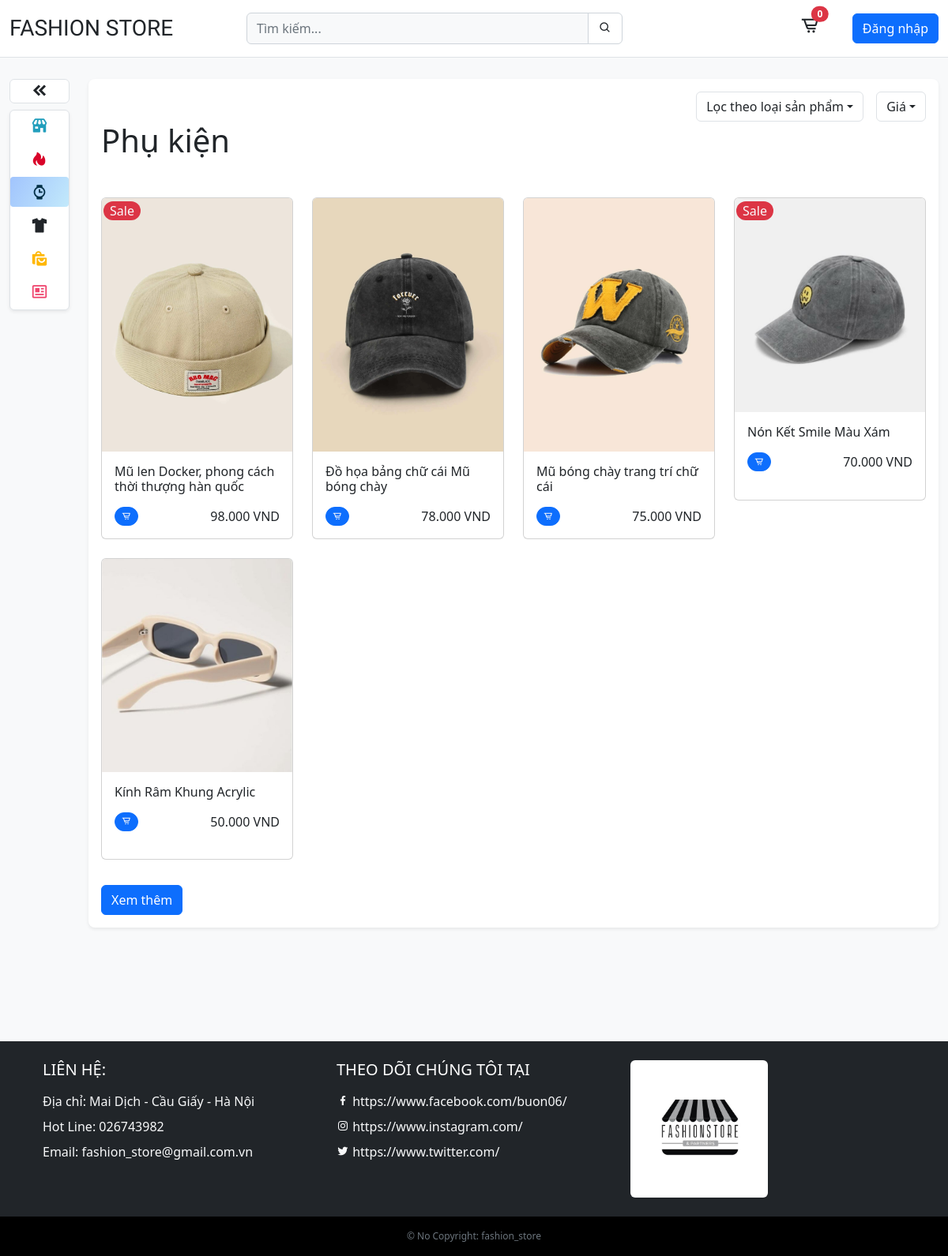
The app's page /?category=accessory with its own data.
### product/models.py (models this page shows, shortened)
class Category(models.Model):
    name = models.CharField(max_length=255)
    slug = models.SlugField()
    icon = models.CharField(max_length=255, default=False)
    class Meta:
        ordering = ('name',)

class Product(models.Model):
    category = models.ForeignKey(
        Category, related_name='products', on_delete=models.CASCADE)
    image = models.ImageField(upload_to='static/assets')
    name = models.CharField(max_length=255)
    slug = models.SlugField()
    price = models.IntegerField()
    old_price = models.IntegerField()
    sale = models.BooleanField(default=False)
    created_at = models.DateTimeField(auto_now_add=True)
    sold = models.IntegerField(default=False)
    classify = models.ForeignKey(
        Classify, related_name='classify', null=True, on_delete=models.CASCADE)
    desc = models.TextField(blank=True, null=True)
    class Meta:
        ordering = ('-created_at',)
    def get_display_price(self):
        return self.price / 1000

### core/views.py (the view)
# urls.py: path('', views.index),
def index(request):
    products = Product.objects.all()[0:8]
    categories = Category.objects.all()
    classifies = Classify.objects.all()
    if request.user.id:
        profile = ProfileUser.objects.get(user=request.user.id)
    else:
        profile = None
    active_category = request.GET.get('category', '')
    if active_category:
        products = Product.objects.filter(category__slug=active_category)
    query = request.GET.get('query', '')
    if query:
        products = Product.objects.filter(
            Q(name__icontains=query))
    type = request.GET.get('type', '')
    if type:
        products = Product.objects.filter(classify=type)
        return render(request, 'product/product_list.html', {'products': products})
    page = request.GET.get('page', '')
    if page:
        products = Product.objects.all()[0:8+int(page)]
        return render(request, 'product/product_list.html', {'products': products})
    context = {
        'products': products,
        'categories': categories,
        'classifies': classifies,
        'active_category': active_category,
        'profile': profile,
    }
    return render(request, 'core/home.html', context)

### cart/cart.py (called while the page is built)
    def __len__(self):
        return sum(item['quantity'] for item in self.cart.values())

### cart/context_processors.py (called while the page is built)
def cart(request):
    return {'cart': Cart(request)}

### core/templates/core/home.html (shortened to what this page needs)
{% extends 'core/base.html' %} {% block title %}Fation Store{% endblock %} {% load static %}
{% block content %}
<section class="content" id="top" style="margin-top: 100px;">
    <div class="row mt-4 position-relative">
        <div class="col col-md-1 col-lg-1 d-none d-sm-block position-fixed" style="top: 100px; z-index: 0">
            <button class="navbar-toggler text-center bg-white w-100 rounded-2 mb-2 border border-1" id="collapse-btn">
                <i class="bx bxs-chevrons-left h4 m-0"></i>
            </button>
            <ul class="nav flex-column bg-white h-100 rounded-2 shadow-sm border border-1" id="navbar" >
                <li class="nav-item mb-1">
                    <a
                        class="nav-link text-dark menu-title justify-content-center fs-6 {% if not active_category %} active {% endif %}"
                        aria-current="page"
                        href="/"
                    >
                        <i class="bx bxs-store icon"></i>
                    </a>
                </li>
                {% for category in categories %}
                <li class="nav-item mb-1">
                    <a
                        class="nav-link text-dark menu-title justify-content-center fs-6 {% if category.slug == active_category %} active {% endif %}"
                        href="/?category={{ category.slug }}"
                    >
                        <i class="bx {{category.icon}} icon"></i>
                    </a>
                </li>
                {% endfor %}
            </ul>
        </div>
        <div class="col-12 col-sm-11 col-lg-11 content end-0 offset-md-1">
            <div class="products p-3 rounded-3 shadow-sm bg-white">
                {% if active_category != 'news' %}
                    <div class="d-flex justify-content-end">
                        <div class="dropdown">
                            <div
                                class="btn dropdown-toggle border ms-3"
                                id="dropdownFilterTypeButton"
                                data-toggle="dropdown"
                                aria-haspopup="true"
                                aria-expanded="false"
                            >Lọc theo loại sản phẩm</div>
                        </div>
                        <div class="dropdown">
                            <div
                                class="btn dropdown-toggle border ms-3"
                                id="dropdownFilterButton"
                                data-toggle="dropdown"
                                aria-haspopup="true"
                                aria-expanded="false"
                            >Giá</div>
                        </div>
                    </div>
                {% endif%}
                {% for category in categories %}
                    {% if category.slug == active_category %}
                        <h1 class="content-title h1">{{category.name}}</h1>
                    {% endif %}
                {% endfor %}
                {% include 'product/product_list.html' %}
                {% if active_category != 'news' %}
                    <form method="get" action=".">
                        <a
                            class="btn btn-primary mt-2"
                            id="see-more"
                            hx-get="/?page=8"
                            hx-target="#filter-price-product"
                            hx-swap="outerHTML"
                        >
                            Xem thêm
                        </a>
                    </form>
                {% endif %}
            </div>
        </div>
    </div>
</section>
{% endblock %}

### product/templates/product/product_list_item.html (shortened to what this page needs)
<div class="col col-12 col-md-4 col-lg-3 position-relative mb-4 prod-item">
    {% if product.sale%}
    <div class="position-absolute sale px-2 bg-danger text-light rounded-pill" style="top: 5px; left: 15px; z-index: 1">
        Sale
    </div>
    {% endif %}
    <div class="card">
        <a href="{% url 'product' product.id %}" class="produc-image">
            <img src="/{{product.image}}" class="card-img-top" alt="..." />
        </a>
        <div class="card-body">
            <h6 class="card-title mb-3">{{product.name}}</h6>
            <div class="clearfix">
                {% if user.username %}
                    <a
                        class="btn btn-warning link-light float-start badge rounded-pill"
                        hx-get="{% url 'add_to_cart' product.id %}"
                        hx-target="#menu-cart-button"
                        hx-swap="outerHTML"
                    >
                        <i class='bx bx-plus'></i>
                    </a>
                {% else %}
                    <a
                        class="btn btn-primary link-light float-start badge rounded-pill"
                        href="{% url 'login' %}"
                    >
                        <i class="bx bx-cart-alt"></i>
                    </a>
                {% endif %}
                <div class="float-end">
                    <span class="price-hp h6">{{product.get_display_price}}00 VND</span>
                </div>
            </div>
        </div>
    </div>
</div>

### static/css/styles.css (style rules this page uses)
* { margin: 0; padding: 0; list-style-type: none; }
a { text-decoration: none; color: #212529; }
.nav .nav-item { position: relative; transition: all 0.3s linear; overflow: hidden; }
.nav .nav-item::after { content: ''; position: absolute; top: 0; left: -25px; bottom: 0; width: 30px; height: 100%; background-color: transparent; transform: skew(-40deg); opacity: 0.4; transition: left 0.8s ease; }
.nav .nav-item:nth-child(1) .nav-link i { color: #219ebc; }
.nav .nav-item:nth-child(2) .nav-link i { color: #d90429; }
.nav .nav-item:nth-child(3) .nav-link i { color: #023047; }
.nav .nav-item:nth-child(5) .nav-link i { color: #ffb703; }
.nav .nav-item:nth-child(6) .nav-link i { color: #ef476f; }
.menu-title { font-size: 18px; display: flex; align-items: center; }
.menu-title .icon { width: 22px; height: 22px; font-size: 22px; }
.card-title { display: -webkit-box; -webkit-line-clamp: 2; -webkit-box-orient: vertical; overflow: hidden; text-overflow: ellipsis; }
.nav-link.text-dark.menu-title.active { background-image: linear-gradient(120deg, #a1c4fd 0%, #c2e9fb 100%); border-radius: 4px; }
.products .sale { top: 0; left: 0; }
.products .prod-item { transition: all 0.3s linear; }
.card-body { min-height: 110.38px; }
.nav-link { font-size: 22px; }

### product/templates/product/product_list_item.html (style rules this page uses)
.prod-item { animation: effect-product 0.5s ease; }

### records on screen
Category: name "Phụ kiện"
Product: sale "Sale", image (picture), name "Mũ len Docker, phong cách thời thượng hàn quốc", get_display_price "98.0"
Product: image (picture), name "Đồ họa bảng chữ cái Mũ bóng chày", get_display_price "78.0"
Product: image (picture), name "Mũ bóng chày trang trí chữ cái", get_display_price "75.0"
Product: sale "Sale", image (picture), name "Nón Kết Smile Màu Xám", get_display_price "70.0"
Product: image (picture), name "Kính Râm Khung Acrylic", get_display_price "50.0"

### other values on screen
{{ cart|length }} "0"
